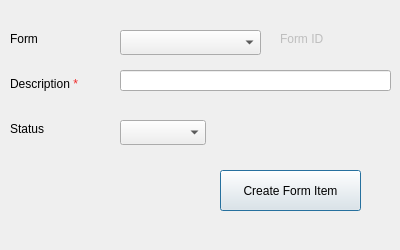
<?xml version="1.0" encoding="UTF-8"?>
<ui version="4.0">
 <class>Dialog</class>
 <widget class="QDialog" name="Dialog">
  <property name="geometry">
   <rect>
    <x>0</x>
    <y>0</y>
    <width>400</width>
    <height>250</height>
   </rect>
  </property>
  <property name="minimumSize">
   <size>
    <width>400</width>
    <height>250</height>
   </size>
  </property>
  <property name="maximumSize">
   <size>
    <width>400</width>
    <height>250</height>
   </size>
  </property>
  <property name="windowTitle">
   <string>Create Form item</string>
  </property>
  <widget class="QLabel" name="label_3">
   <property name="geometry">
    <rect>
     <x>10</x>
     <y>120</y>
     <width>67</width>
     <height>17</height>
    </rect>
   </property>
   <property name="text">
    <string>Status</string>
   </property>
  </widget>
  <widget class="QLabel" name="LB_formID">
   <property name="enabled">
    <bool>false</bool>
   </property>
   <property name="geometry">
    <rect>
     <x>280</x>
     <y>30</y>
     <width>81</width>
     <height>17</height>
    </rect>
   </property>
   <property name="frameShape">
    <enum>QFrame::NoFrame</enum>
   </property>
   <property name="text">
    <string>Form ID</string>
   </property>
  </widget>
  <widget class="QComboBox" name="CMB_formName">
   <property name="geometry">
    <rect>
     <x>120</x>
     <y>30</y>
     <width>141</width>
     <height>25</height>
    </rect>
   </property>
  </widget>
  <widget class="QComboBox" name="CMB_formItemStatus">
   <property name="geometry">
    <rect>
     <x>120</x>
     <y>120</y>
     <width>86</width>
     <height>25</height>
    </rect>
   </property>
  </widget>
  <widget class="QLabel" name="label_2">
   <property name="geometry">
    <rect>
     <x>10</x>
     <y>30</y>
     <width>67</width>
     <height>17</height>
    </rect>
   </property>
   <property name="text">
    <string>Form</string>
   </property>
  </widget>
  <widget class="QPushButton" name="BTN_createFormItem">
   <property name="geometry">
    <rect>
     <x>220</x>
     <y>170</y>
     <width>141</width>
     <height>41</height>
    </rect>
   </property>
   <property name="font">
    <font>
     <pointsize>9</pointsize>
    </font>
   </property>
   <property name="text">
    <string>Create Form Item</string>
   </property>
  </widget>
  <widget class="QLineEdit" name="LE_desc">
   <property name="geometry">
    <rect>
     <x>120</x>
     <y>70</y>
     <width>271</width>
     <height>21</height>
    </rect>
   </property>
  </widget>
  <widget class="QLabel" name="label_4">
   <property name="geometry">
    <rect>
     <x>10</x>
     <y>70</y>
     <width>99</width>
     <height>29</height>
    </rect>
   </property>
   <property name="text">
    <string>&lt;html&gt;&lt;head/&gt;&lt;body&gt;&lt;p&gt;Description &lt;span style=&quot; color:#ef2929;&quot;&gt;*&lt;/span&gt;&lt;/p&gt;&lt;/body&gt;&lt;/html&gt;</string>
   </property>
  </widget>
 </widget>
 <resources/>
 <connections/>
</ui>
